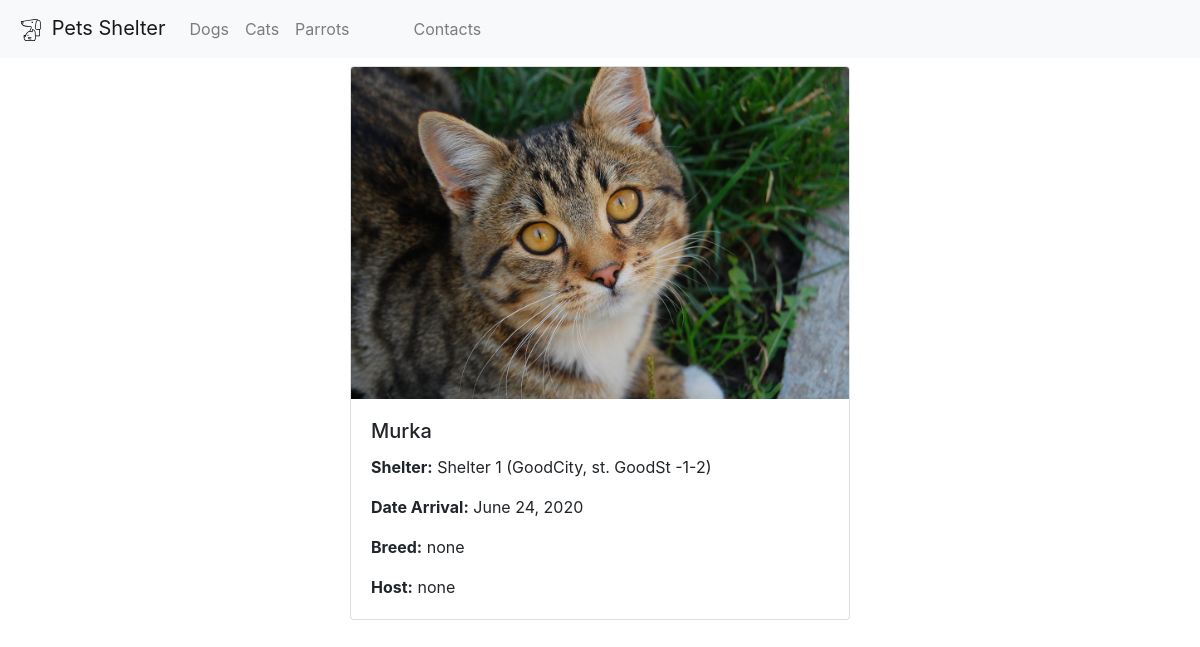
Page /pet/1 on the committed database.
### catalog/models.py (models this page shows, shortened)
class Pets(models.Model):
    TYPES = [
        (1, 'dogs'),
        (2, 'cats'),
        (3, 'parrots'),
    ]
    name = models.TextField()
    type = models.PositiveSmallIntegerField(default=1, choices=TYPES)
    breed = models.TextField(default='')
    datearrival = models.DateField()
    host = models.TextField(default='')
    image = models.ImageField(upload_to='pet_avatars/%Y/%m/%d', blank=True)
    shelter = models.ForeignKey(Shelter, on_delete=models.CASCADE)

class Shelter(models.Model):
    title = models.TextField()
    address = models.TextField()
    def __str__(self):
        return self.title

### catalog/views.py (the view)
# urls.py: path('pet/<str:id>', pet, name="pet"),
def pet(request, id):
    template = loader.get_template('pet.html')
    pet = Pets.objects.filter(id = id).first()
    data = {"pet" : pet}
    return HttpResponse(template.render(data))

### catalog/templates/pet.html
{% extends 'base.html' %}
{% block content %}
<div class="d-flex justify-content-center">
    <div class="card mt-2" style="width:500px;">
          <img class="card-img-top" src="{{ pet.image.url }}" alt="Card image cap">
          <div class="card-body">
            <h5 class="card-title">{{ pet.name }}</h5>
              <p class="card-text"><b>Shelter:</b> {{pet.shelter}} ({{pet.shelter.address}})</p>
              <p class="card-text"><b>Date Arrival:</b> {{pet.datearrival}}</p>
              <p class="card-text"><b>Breed:</b> {{pet.breed}}</p>
              <p class="card-text"><b>Host:</b> {{pet.host}}</p>
          </div>
    </div>
</div>
{% endblock %}

### rows in the picture
Pets: image (picture), name "Murka", shelter "Shelter 1", shelter.address "GoodCity, st. GoodSt -1-2", datearrival "June 24, 2020", breed "none", host "none"
